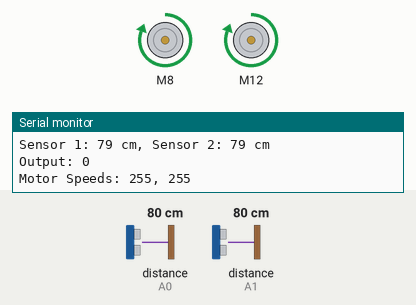
Bench run of a sketch on a simulated Arduino Uno, built with avr-gcc and run on an emulated ATmega328P. Parts: 2 × DC motor (green arrow = forward, orange = backward, longer = faster), the last lines printed to the serial monitor. Wiring (inferred from the names in the program): 2 × ultrasonic range finder: trigger pin 5, echo A0 / trigger pin 6, echo A1. The inputs (shaded band) are chosen by the test bench; at power-on: distance to the obstacle (sensors on A0, A1) 80 cm. The echo pulse lasts 58.3 µs per cm.

Above: at 2.2 s.
2.3 s: distance to the obstacle (sensor on A0) set to 20 cm
7.5 s: distance to the obstacle (sensor on A0) set to 17 cm
At 9.9 s:
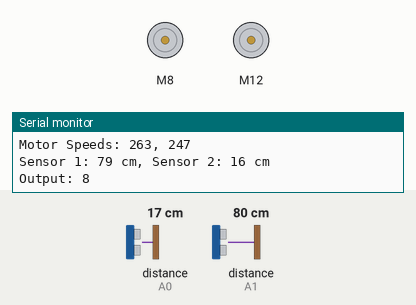
12.7 s: distance to the obstacle (sensor on A1) set to 2 cm
17.9 s: distance to the obstacle (sensor on A0) set to 12 cm
23.1 s: distance to the obstacle (sensor on A0) set to 9 cm
At 23.5 s:
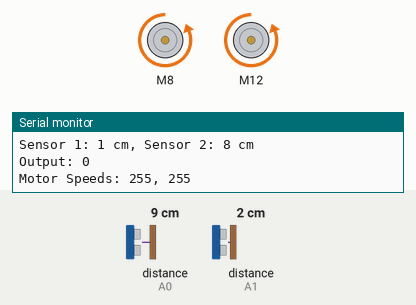
26.6 s: distance to the obstacle (sensor on A0) set to 35 cm
At 27.6 s:
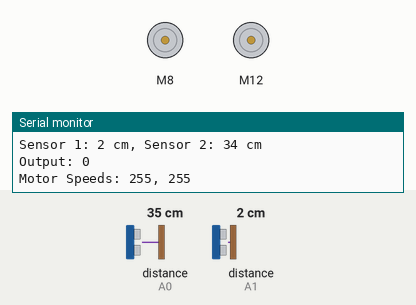
Timing chart, 0 to 32.8 s (numbered marks = the images above; inputs shaded):
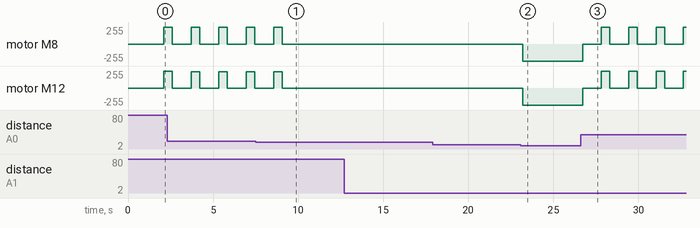

The sketch:

WMS.ino
```cpp
#include <L298N.h>

// Define L298N instances for each motor
L298N motor1(9, 8, 10);  // Adjust pin numbers as per your wiring
L298N motor2(11, 12, 13);  // Adjust pin numbers as per your wiring

int error = 0;
int lerror = 0;
int speed1, speed2, out;
const int kp = 15;
const int kd = 7;

int trigPin1 = 6;
int echoPin1 = A1;
int trigPin2 = 5;
int echoPin2 = A0;
long duration1, cm1;
long duration2, cm2;

void setup() {
  Serial.begin(9600);
  pinMode(trigPin1, OUTPUT);
  pinMode(echoPin1, INPUT);
  pinMode(trigPin2, OUTPUT);
  pinMode(echoPin2, INPUT);

  // Adjust motor direction if necessary
  motor1.setSpeed(255);  // Adjust speed as needed
  motor2.setSpeed(255);  // Adjust speed as needed

  delay(1000);
}

void loop() {
  // Readings for sensor 1
  digitalWrite(trigPin1, LOW);
  delayMicroseconds(5);
  digitalWrite(trigPin1, HIGH);
  delayMicroseconds(10);
  digitalWrite(trigPin1, LOW);

  pinMode(echoPin1, INPUT);
  duration1 = pulseIn(echoPin1, HIGH);
  cm1 = (duration1 / 2) / 29.1;

  // Readings for sensor 2
  digitalWrite(trigPin2, LOW);
  delayMicroseconds(5);
  digitalWrite(trigPin2, HIGH);
  delayMicroseconds(10);
  digitalWrite(trigPin2, LOW);

  pinMode(echoPin2, INPUT);
  duration2 = pulseIn(echoPin2, HIGH);
  cm2 = (duration2 / 2) / 29.1;

  // Debugging: print sensor readings
  Serial.print("Sensor 1: ");
  Serial.print(cm1);
  Serial.print(" cm, Sensor 2: ");
  Serial.print(cm2);
  Serial.println(" cm");

  // Adjusting motor speed based on error
  if (cm2 < 10 && cm2 > 6) {
    error = 0;
  }
  if (cm2 > 10 && cm2 < 20) {
    error = 1;
  }
  if (cm2 < 6) {
    error = -1;
  }
  out = kp * error + kd * (lerror - error);
  Serial.print("Output: ");
  Serial.println(out);

  speed1 = 255 + out;  // Adjust speed base value as needed
  speed2 = 255 - out;  // Adjust speed base value as needed

  motor1.setSpeed(speed1);
  motor2.setSpeed(speed2);

  // Debugging: print motor speeds
  Serial.print("Motor Speeds: ");
  Serial.print(speed1);
  Serial.print(", ");
  Serial.println(speed2);

  // Adjust motor directions based on conditions
  if (cm1 < 5 && cm2 < 10) {
    motor1.run(L298N::BACKWARD);  // Adjust direction as needed
    motor2.run(L298N::BACKWARD);  // Adjust direction as needed
    delay(500);
    motor1.stop();
    motor2.stop();
  }
  if (cm2 > 17) {
    delay(1100);
    motor1.run(L298N::FORWARD);  // Adjust direction as needed
    motor2.run(L298N::FORWARD);  // Adjust direction as needed
    delay(500);
    motor1.stop();
    motor2.stop();
  }
}
```

Measured:
- the behaviour switches between 19 and 18 cm on distance to the obstacle (sensor on A0) (found by bisection; images 0 and 1)
- the behaviour switches between 11 and 10 cm on distance to the obstacle (sensor on A0) (found by bisection; images 1 and 2)
- after the input at 7.5 s, motor M8, motor M12: goes on until 9.1 s, then stays stopped
- after the input at 23.1 s, motor M8, motor M12: stopped → backward 255/255 after 0.10 s
- after the input at 26.6 s, motor M8, motor M12: alternates forward 255/255 for 0.50 s and stopped for 1.1 s, starting after 0.12 s
- by itself, motor M8: alternates forward 255/255 for 0.50 s and stopped for 1.1 s
- by itself, motor M12: alternates forward 247/255 for 0.50 s and stopped for 1.1 s
